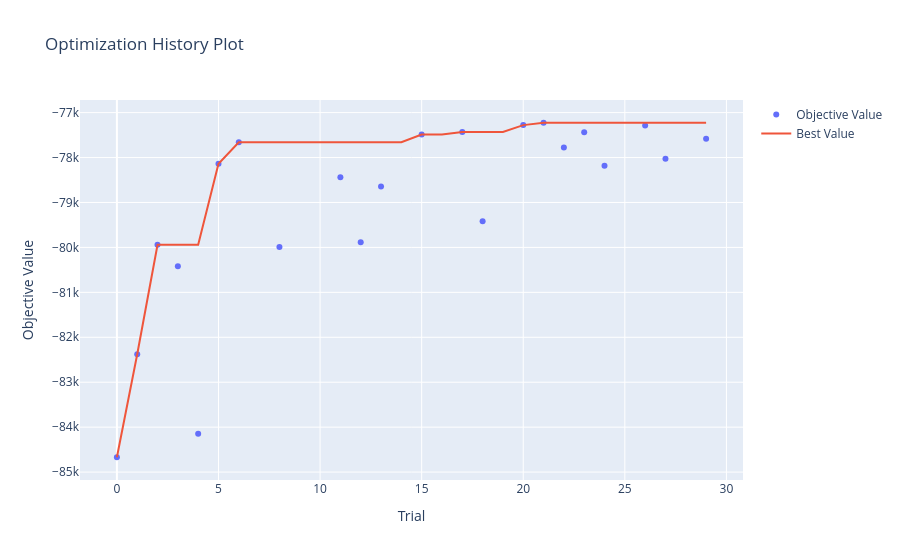
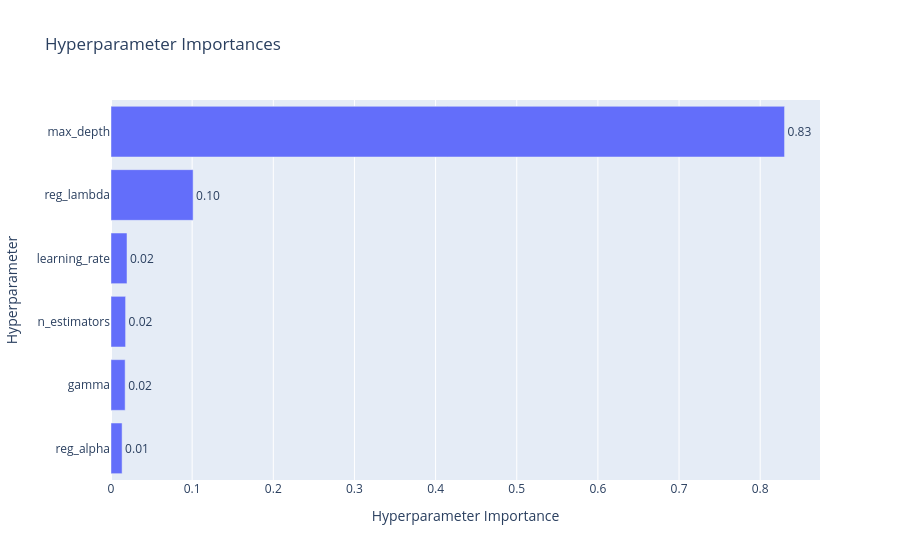

Notebook source saved alongside these figures, in order:
### Markdown cell above
Наилучшие гиперпараметры LightGBM: {
- 'learning_rate': 0.030529224555242575,
- 'max_depth': 3,
- 'n_estimators': 711,
- 'num_leaves': 131,
- 'min_child_samples': 21,
- 'reg_alpha': 0.28141426676481696,
- 'reg_lambda': 0.3583902912066392
}

MAE улучшилась после оптимизации: 78930->77793 (примерно на 1 п.п.)

Наибольший вклад в рост качества вложил гиперпараметр reg_alpha (L1-регуляризация)

### Code cell
def xgboost_params_func(trial):
    return {
        'learning_rate': trial.suggest_float('learning_rate', 0.01, 0.1, log=True),
        'max_depth': trial.suggest_int('max_depth', 3, 10),
        'n_estimators': trial.suggest_int('n_estimators', 500, 2000),
        'gamma': trial.suggest_float('gamma', 1e-8, 1.0),
        'reg_alpha': trial.suggest_float('reg_alpha', 1e-8, 10),
        'reg_lambda': trial.suggest_float('reg_lambda', 1e-8, 10),
    }

def xgboost_estimator_func(params):
    return xgboost_pipe(params)

xgboost_study = optuna_helper.fit_study(
    xgboost_params_func, xgboost_estimator_func, scorer_func, n_trials=30, visualize=True)

print('=== xgboost ===')
print('Наилучшие гиперпараметры:', xgboost_study.best_params)
print(f'MAE: {-xgboost_study.best_value:.2f}')

### Figure 1 — Plotly figure (JSON) as saved in the notebook; plotly's stock layout.template omitted (floating-point values rounded to 4 significant figures)
{"data": [{"mode": "markers", "name": "Objective Value", "type": "scatter", "x": [0, 1, 2, 3, 4, 5, 6, 8, 11, 12, 13, 15, 17, 18, 20, 21, 22, 23, 24, 26, 27, 29], "y": [-84670.0, -82380.0, -79940.0, -80420.0, -84150.0, -78140.0, -77660.0, -79990.0, -78440.0, -79890.0, -78640.0, -77490.0, -77430.0, -79420.0, -77280.0, -77230.0, -77770.0, -77440.0, -78180.0, -77290.0, -78030.0, -77580.0]}, {"mode": "lines", "name": "Best Value", "type": "scatter", "x": [0, 1, 2, 3, 4, 5, 6, 7, 8, 9, 10, 11, 12, 13, 14, 15, 16, 17, 18, 19, 20, 21, 22, 23, 24, 25, 26, 27, 28, 29], "y": [-84670.0, -82380.0, -79940.0, -79940.0, -79940.0, -78140.0, -77660.0, -77660.0, -77660.0, -77660.0, -77660.0, -77660.0, -77660.0, -77660.0, -77660.0, -77490.0, -77490.0, -77430.0, -77430.0, -77430.0, -77280.0, -77230.0, -77230.0, -77230.0, -77230.0, -77230.0, -77230.0, -77230.0, -77230.0, -77230.0]}, {"marker": {"color": "#cccccc"}, "mode": "markers", "name": "Infeasible Trial", "showlegend": false, "type": "scatter", "x": [], "y": []}], "layout": {"title": {"text": "Optimization History Plot"}, "xaxis": {"title": {"text": "Trial"}}, "yaxis": {"title": {"text": "Objective Value"}}}}

### Figure 2 — Plotly figure (JSON) as saved in the notebook; plotly's stock layout.template omitted (floating-point values rounded to 4 significant figures)
{"data": [{"cliponaxis": false, "hovertemplate": ["reg_alpha (FloatDistribution): 0.01367891129091102<extra></extra>", "gamma (FloatDistribution): 0.017423269401184983<extra></extra>", "n_estimators (IntDistribution): 0.017974240554674326<extra></extra>", "learning_rate (FloatDistribution): 0.019724292009387082<extra></extra>", "reg_lambda (FloatDistribution): 0.10119207855739568<extra></extra>", "max_depth (IntDistribution): 0.830007208186447<extra></extra>"], "name": "Objective Value", "orientation": "h", "text": ["0.01", "0.02", "0.02", "0.02", "0.10", "0.83"], "textposition": "outside", "type": "bar", "x": [0.01368, 0.01742, 0.01797, 0.01972, 0.1012, 0.83], "y": ["reg_alpha", "gamma", "n_estimators", "learning_rate", "reg_lambda", "max_depth"]}], "layout": {"title": {"text": "Hyperparameter Importances"}, "xaxis": {"title": {"text": "Hyperparameter Importance"}}, "yaxis": {"title": {"text": "Hyperparameter"}}}}
